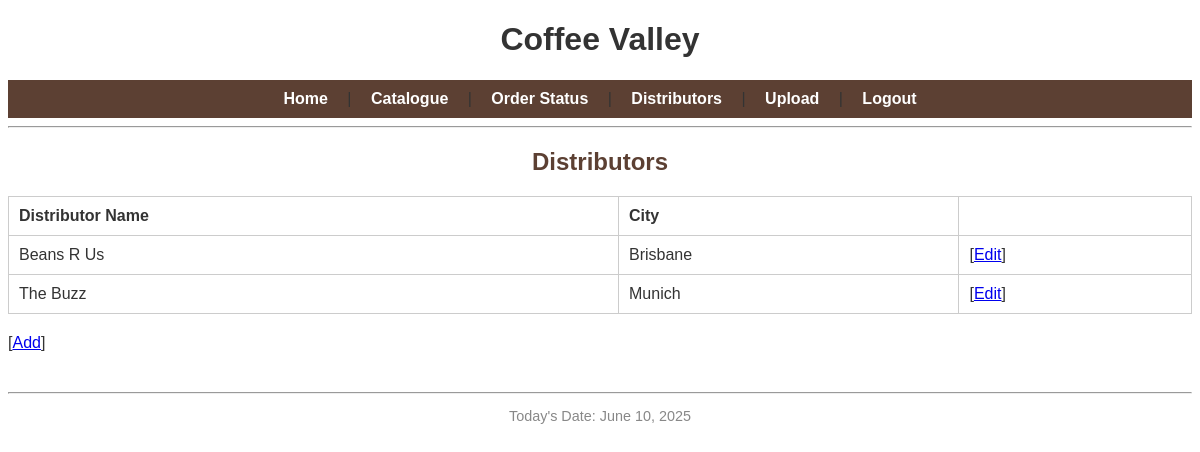
The page /distributor (signed in) on the database its author committed.
### tables this page shows
CREATE TABLE Distributor (
    id INTEGER PRIMARY KEY AUTOINCREMENT,
    name TEXT NOT NULL,
    city TEXT NOT NULL,
    state TEXT,
    country TEXT,
    phone TEXT,
    email TEXT
);

### app.py (the view)
@app.route('/distributor')
def distributor():
    if 'user' not in session:
        return redirect(url_for('login'))
    db = get_db()
    distributors = db.execute('SELECT * FROM Distributor').fetchall()
    return render_template('distributor.html', distributors=distributors)

### app.py (called while the page is built)
@app.context_processor
def inject_datetime():
    return {'datetime': datetime}

def get_db():
    conn = sqlite3.connect(DATABASE)
    conn.row_factory = sqlite3.Row
    return conn

### templates/distributor.html
{% extends "base.html" %}
{% block content %}
<h2>Distributors</h2>
<table cellpadding="5" cellspacing="0">
    <tr>
        <th>Distributor Name</th>
        <th>City</th>
        <th></th>
    </tr>
    {% for d in distributors %}
    <tr>
        <td>{{ d['name'] }}</td>
        <td>{{ d['city'] }}</td>
        <td>[<a href="{{ url_for('edit_distributor', id=d['id']) }}">Edit</a>]</td>
    </tr>
    {% endfor %}
</table>
<p>[<a href="{{ url_for('add_distributor') }}">Add</a>]</p>
{% endblock %}

### static/style.css (style rules this page uses)
body { font-family: Arial, sans-serif; background-color: #fff; color: #333; }
h2 { color: #5C4033; text-align: center; }
table { width: 100%; border-collapse: collapse; margin: 20px auto; }
table, th, td { border: 1px solid #ccc; }
th, td { padding: 10px; text-align: left; }

### rows shown on the page
Distributor: name "Beans R Us", city "Brisbane"
Distributor: name "The Buzz", city "Munich"
